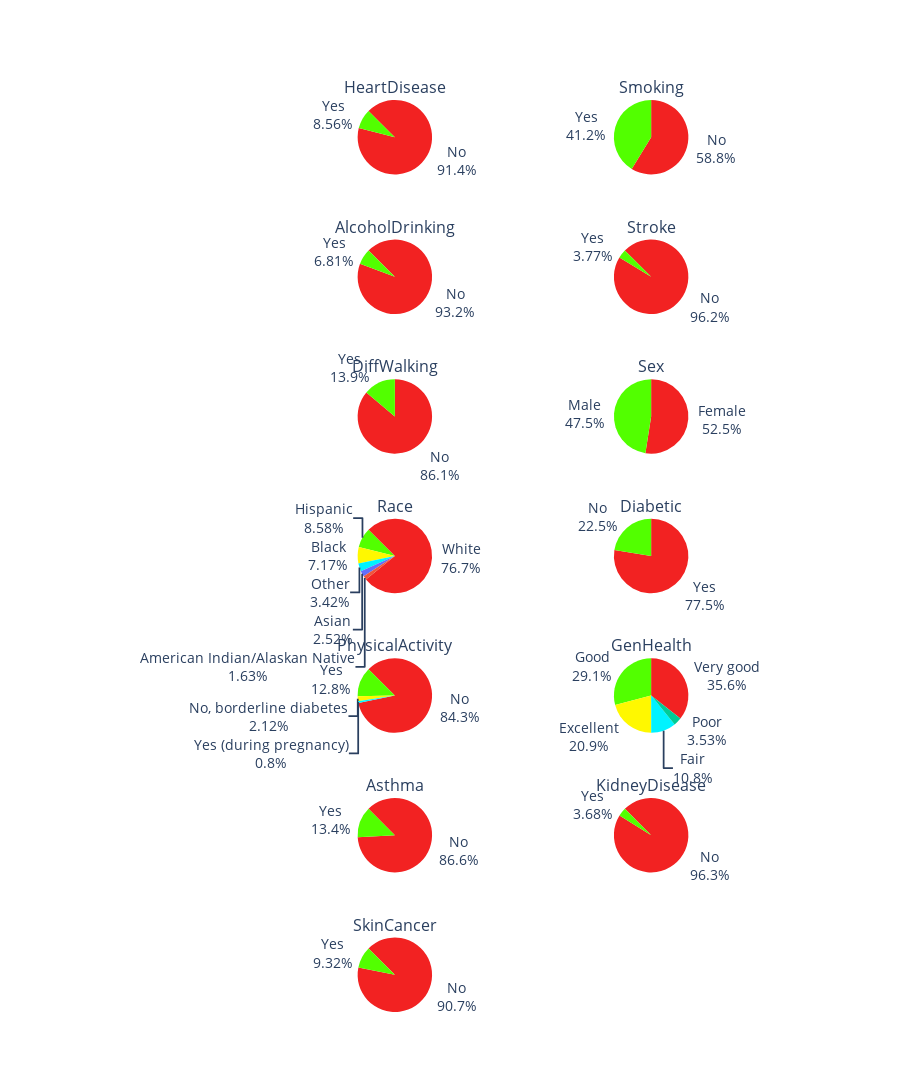

Notebook code for this chart:
### Markdown cell above
Here we get an understanding about the numeric variables in the dataset.

### Code cell
fig = make_subplots(
    rows=7, cols=2, subplot_titles=("HeartDisease", "Smoking","AlcoholDrinking","Stroke","DiffWalking", "Sex", 'Race', 'Diabetic','PhysicalActivity','GenHealth','Asthma', 'KidneyDisease','SkinCancer'),
    specs=[[{"type": "domain"}, {"type": "domain"}],
           [{"type": "domain"}, {"type": "domain"}],
           [{"type": "domain"}, {"type": "domain"}],
           [{"type": "domain"}, {"type": "domain"}],
           [{"type": "domain"}, {"type": "domain"}],
           [{"type": "domain"}, {"type": "domain"}],
           [{"type": "domain"}, {"type": "domain"}]],
)

colours = ['#f22222', '#52ff00', '#fff800', '#00f3ff']

fig.add_trace(go.Pie(labels=np.array(df['HeartDisease'].value_counts().index),values=[x for x in df['HeartDisease'].value_counts()],textinfo='label+percent', rotation=-45, marker_colors=colours),row=1, col=1)

fig.add_trace(go.Pie(labels=np.array(df['Smoking'].value_counts().index),values=[x for x in df['Smoking'].value_counts()],textinfo='label+percent', marker_colors=colours), row=1, col=2)

fig.add_trace(go.Pie(labels=np.array(df['AlcoholDrinking'].value_counts().index),values=[x for x in df['AlcoholDrinking'].value_counts()], textinfo='label+percent', rotation=-45, marker_colors=colours),row=2, col=1)

fig.add_trace(go.Pie(labels=np.array(df['Stroke'].value_counts().index),values=[x for x in df['Stroke'].value_counts()],textinfo='label+percent', rotation=-45, marker_colors=colours),row=2, col=2)

fig.add_trace(go.Pie(labels=np.array(df['DiffWalking'].value_counts().index), values=[x for x in df['DiffWalking'].value_counts()],textinfo='label+percent', marker_colors=colours),row=3, col=1)

fig.add_trace(go.Pie(labels=np.array(df['Sex'].value_counts().index),values=[x for x in df['Sex'].value_counts()], textinfo='label+percent', marker_colors=colours),row=3, col=2)

fig.add_trace(go.Pie(labels=np.array(df['Race'].value_counts().index),values=[x for x in df['Race'].value_counts()],textinfo='label+percent', rotation=-45, marker_colors=colours),row=4, col=1)

fig.add_trace(go.Pie(labels=np.array(df['PhysicalActivity'].value_counts().index), values=[x for x in df['PhysicalActivity'].value_counts()], textinfo='label+percent', marker_colors=colours), row=4, col=2)

fig.add_trace(go.Pie(labels=np.array(df['Diabetic'].value_counts().index),values=[x for x in df['Diabetic'].value_counts()], textinfo='label+percent', rotation=-45, marker_colors=colours),row=5, col=1)

fig.add_trace(go.Pie(labels=np.array(df['GenHealth'].value_counts().index),values=[x for x in df['GenHealth'].value_counts()],textinfo='label+percent', marker_colors=colours),row=5, col=2)

fig.add_trace(go.Pie(labels=np.array(df['Asthma'].value_counts().index),values=[x for x in df['Asthma'].value_counts()],textinfo='label+percent', rotation=-45, marker_colors=colours),row=6, col=1)

fig.add_trace(go.Pie(labels=np.array(df['KidneyDisease'].value_counts().index), values=[x for x in df['KidneyDisease'].value_counts()], textinfo='label+percent', rotation=-45, marker_colors=colours),row=6, col=2)

fig.add_trace(go.Pie(labels=np.array(df['SkinCancer'].value_counts().index), values=[x for x in df['SkinCancer'].value_counts()], textinfo='label+percent', rotation=-45, marker_colors=colours),row=7, col=1)

fig.update_layout(height=3200, font=dict(size=14), showlegend=False)

fig.show()

### Figure 1 — Plotly figure (JSON) as saved in the notebook; plotly's stock layout.template omitted (floating-point values rounded to 4 significant figures)
{"data": [{"domain": {"x": [0, 0.45], "y": [0.9184, 1.0]}, "labels": ["No", "Yes"], "marker": {"colors": ["#f22222", "#52ff00", "#fff800", "#00f3ff"]}, "rotation": -45, "textinfo": "label+percent", "type": "pie", "values": [292422, 27373]}, {"domain": {"x": [0.55, 1], "y": [0.9184, 1.0]}, "labels": ["No", "Yes"], "marker": {"colors": ["#f22222", "#52ff00", "#fff800", "#00f3ff"]}, "textinfo": "label+percent", "type": "pie", "values": [187887, 131908]}, {"domain": {"x": [0, 0.45], "y": [0.7653, 0.8469]}, "labels": ["No", "Yes"], "marker": {"colors": ["#f22222", "#52ff00", "#fff800", "#00f3ff"]}, "rotation": -45, "textinfo": "label+percent", "type": "pie", "values": [298018, 21777]}, {"domain": {"x": [0.55, 1], "y": [0.7653, 0.8469]}, "labels": ["No", "Yes"], "marker": {"colors": ["#f22222", "#52ff00", "#fff800", "#00f3ff"]}, "rotation": -45, "textinfo": "label+percent", "type": "pie", "values": [307726, 12069]}, {"domain": {"x": [0, 0.45], "y": [0.6122, 0.6939]}, "labels": ["No", "Yes"], "marker": {"colors": ["#f22222", "#52ff00", "#fff800", "#00f3ff"]}, "textinfo": "label+percent", "type": "pie", "values": [275385, 44410]}, {"domain": {"x": [0.55, 1], "y": [0.6122, 0.6939]}, "labels": ["Female", "Male"], "marker": {"colors": ["#f22222", "#52ff00", "#fff800", "#00f3ff"]}, "textinfo": "label+percent", "type": "pie", "values": [167805, 151990]}, {"domain": {"x": [0, 0.45], "y": [0.4592, 0.5408]}, "labels": ["White", "Hispanic", "Black", "Other", "Asian", "American Indian/Alaskan Native"], "marker": {"colors": ["#f22222", "#52ff00", "#fff800", "#00f3ff"]}, "rotation": -45, "textinfo": "label+percent", "type": "pie", "values": [245212, 27446, 22939, 10928, 8068, 5202]}, {"domain": {"x": [0.55, 1], "y": [0.4592, 0.5408]}, "labels": ["Yes", "No"], "marker": {"colors": ["#f22222", "#52ff00", "#fff800", "#00f3ff"]}, "textinfo": "label+percent", "type": "pie", "values": [247957, 71838]}, {"domain": {"x": [0, 0.45], "y": [0.3061, 0.3878]}, "labels": ["No", "Yes", "No, borderline diabetes", "Yes (during pregnancy)"], "marker": {"colors": ["#f22222", "#52ff00", "#fff800", "#00f3ff"]}, "rotation": -45, "textinfo": "label+percent", "type": "pie", "values": [269653, 40802, 6781, 2559]}, {"domain": {"x": [0.55, 1], "y": [0.3061, 0.3878]}, "labels": ["Very good", "Good", "Excellent", "Fair", "Poor"], "marker": {"colors": ["#f22222", "#52ff00", "#fff800", "#00f3ff"]}, "textinfo": "label+percent", "type": "pie", "values": [113858, 93129, 66842, 34677, 11289]}, {"domain": {"x": [0, 0.45], "y": [0.1531, 0.2347]}, "labels": ["No", "Yes"], "marker": {"colors": ["#f22222", "#52ff00", "#fff800", "#00f3ff"]}, "rotation": -45, "textinfo": "label+percent", "type": "pie", "values": [276923, 42872]}, {"domain": {"x": [0.55, 1], "y": [0.1531, 0.2347]}, "labels": ["No", "Yes"], "marker": {"colors": ["#f22222", "#52ff00", "#fff800", "#00f3ff"]}, "rotation": -45, "textinfo": "label+percent", "type": "pie", "values": [308016, 11779]}, {"domain": {"x": [0, 0.45], "y": [0, 0.08163]}, "labels": ["No", "Yes"], "marker": {"colors": ["#f22222", "#52ff00", "#fff800", "#00f3ff"]}, "rotation": -45, "textinfo": "label+percent", "type": "pie", "values": [289976, 29819]}], "layout": {"annotations": [{"font": {"size": 16}, "showarrow": false, "text": "HeartDisease", "x": 0.225, "xanchor": "center", "xref": "paper", "y": 1.0, "yanchor": "bottom", "yref": "paper"}, {"font": {"size": 16}, "showarrow": false, "text": "Smoking", "x": 0.775, "xanchor": "center", "xref": "paper", "y": 1.0, "yanchor": "bottom", "yref": "paper"}, {"font": {"size": 16}, "showarrow": false, "text": "AlcoholDrinking", "x": 0.225, "xanchor": "center", "xref": "paper", "y": 0.8469, "yanchor": "bottom", "yref": "paper"}, {"font": {"size": 16}, "showarrow": false, "text": "Stroke", "x": 0.775, "xanchor": "center", "xref": "paper", "y": 0.8469, "yanchor": "bottom", "yref": "paper"}, {"font": {"size": 16}, "showarrow": false, "text": "DiffWalking", "x": 0.225, "xanchor": "center", "xref": "paper", "y": 0.6939, "yanchor": "bottom", "yref": "paper"}, {"font": {"size": 16}, "showarrow": false, "text": "Sex", "x": 0.775, "xanchor": "center", "xref": "paper", "y": 0.6939, "yanchor": "bottom", "yref": "paper"}, {"font": {"size": 16}, "showarrow": false, "text": "Race", "x": 0.225, "xanchor": "center", "xref": "paper", "y": 0.5408, "yanchor": "bottom", "yref": "paper"}, {"font": {"size": 16}, "showarrow": false, "text": "Diabetic", "x": 0.775, "xanchor": "center", "xref": "paper", "y": 0.5408, "yanchor": "bottom", "yref": "paper"}, {"font": {"size": 16}, "showarrow": false, "text": "PhysicalActivity", "x": 0.225, "xanchor": "center", "xref": "paper", "y": 0.3878, "yanchor": "bottom", "yref": "paper"}, {"font": {"size": 16}, "showarrow": false, "text": "GenHealth", "x": 0.775, "xanchor": "center", "xref": "paper", "y": 0.3878, "yanchor": "bottom", "yref": "paper"}, {"font": {"size": 16}, "showarrow": false, "text": "Asthma", "x": 0.225, "xanchor": "center", "xref": "paper", "y": 0.2347, "yanchor": "bottom", "yref": "paper"}, {"font": {"size": 16}, "showarrow": false, "text": "KidneyDisease", "x": 0.775, "xanchor": "center", "xref": "paper", "y": 0.2347, "yanchor": "bottom", "yref": "paper"}, {"font": {"size": 16}, "showarrow": false, "text": "SkinCancer", "x": 0.225, "xanchor": "center", "xref": "paper", "y": 0.08163, "yanchor": "bottom", "yref": "paper"}], "font": {"size": 14}, "height": 3200, "showlegend": false}}
